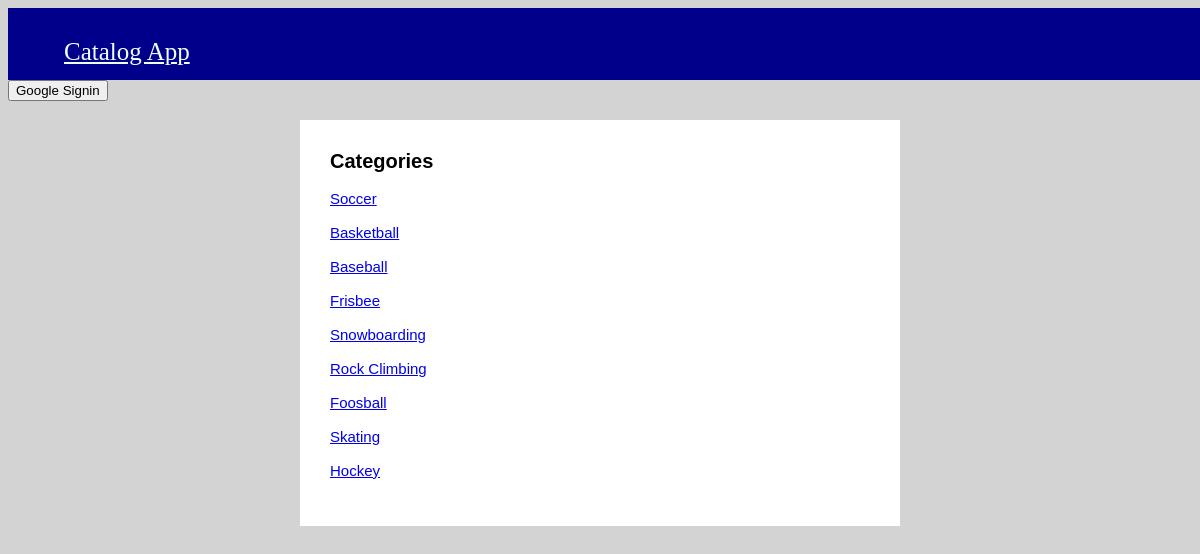
The page / on the database its author committed.
### catalog_database_setup.py (models this page shows, shortened)
class Category(Base):
    __tablename__ = 'categories'
    id = Column(Integer, primary_key=True)
    name = Column(String(250), nullable=False, unique=True)
    items = relationship("Item", back_populates="category")

### app.py (the view)
@app.route("/", methods=['GET'])
def home():
    session.permanent = False
    state = ''.join(random.choice(string.ascii_uppercase + string.digits)
                    for x in range(32))
    session['state'] = state
    db_session = DBSession()
    categories = db_session.query(Category)
    return render_template('home.html', categories=categories, STATE=state)

### templates/home.html (shortened to what this page needs)
<html>
    <head>
        <link rel="stylesheet" type="text/css" href="{{url_for('static', filename='style.css')}}" />
    </head>
    <body>
        <nav id="navbar">
            <ul>
                <li><a href="/">Catalog App</a>
            </ul>
        </nav>
        <button id="signinButton" class="btn btn-primary">Google Signin</button>
        <div class="box-white">
            <div class="column-left">
                <strong>Categories</strong>
                {% for i in categories %}
                <a href="/catalog/{{i.name}}/items/">{{i.name}}</a></br></br>
                {% endfor %}
            </div>
        </div>
    </body>
</html>

### static/style.css (style rules this page uses)
body { background-color:lightgray; }
#navbar { background-color: 00008B; width: 100%; float: left; padding: 14px 16px; text-decoration: none; }
#navbar li { list-style: none; float: left; }
#navbar a { color: azure; text-align: center; font-size: 25px; }
.box-white { position:absolute; top:15%; left:25%; width:50%; resize:both; background:white }
.column-left { padding: 30px; font-family:'Helvetica'; font-size:15px; color: red; width: 30%; }
strong { font-weight: bold; font-family:'Helvetica'; font-size:20px; color:black; }

### rows shown on the page
Category: name "Soccer"
Category: name "Basketball"
Category: name "Baseball"
Category: name "Frisbee"
Category: name "Snowboarding"
Category: name "Rock Climbing"
Category: name "Foosball"
Category: name "Skating"
Category: name "Hockey"
